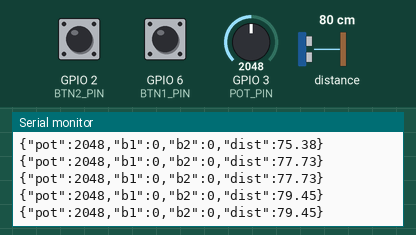
A sketch run on a simulated ESP32-S3. Shown: the last lines printed to the serial monitor. Wiring (inferred from the names in the program): ultrasonic range finder: trigger GPIO 1; echo GPIO 0. The test bench sets the inputs (shaded band); at power-on: distance to the obstacle 80 cm, GPIO 3 (POT_PIN) = 2048, GPIO 2 (BTN2_PIN) HIGH, GPIO 6 (BTN1_PIN) HIGH (analog values on the 0–4095 scale). The echo pulse lasts 58.3 µs per cm.

Above: at 2.2 s.
2.3 s: distance to the obstacle set to 2 cm
At 3.2 s:
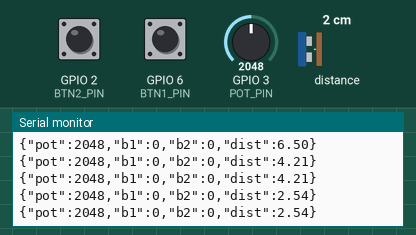
3.8 s: GPIO 3 (POT_PIN) set to 2866
At 5.1 s:
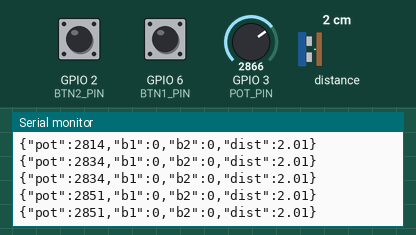
5.3 s: GPIO 2 (BTN2_PIN) pulled LOW for 0.15 s
At 6.2 s:
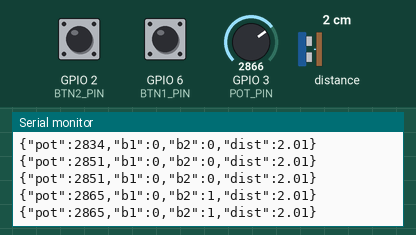
6.9 s: GPIO 6 (BTN1_PIN) pulled LOW for 0.15 s
At 7.3 s:
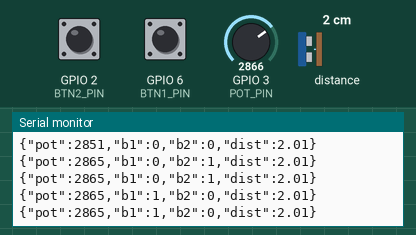
8.5 s: distance to the obstacle set to 9 cm
At 9.7 s:
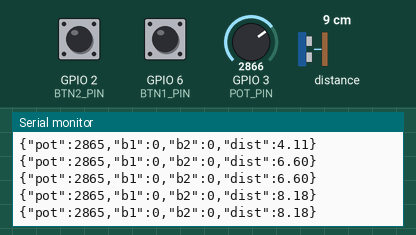
10.0 s: GPIO 2 (BTN2_PIN) pulled LOW for 1 s
At 12.0 s:
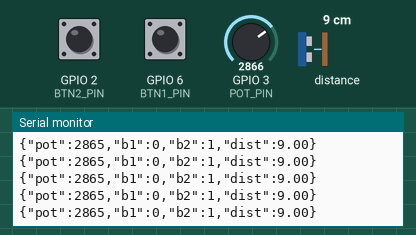
Timing chart, 0 to 13.5 s (numbered marks = the images above; inputs shaded):
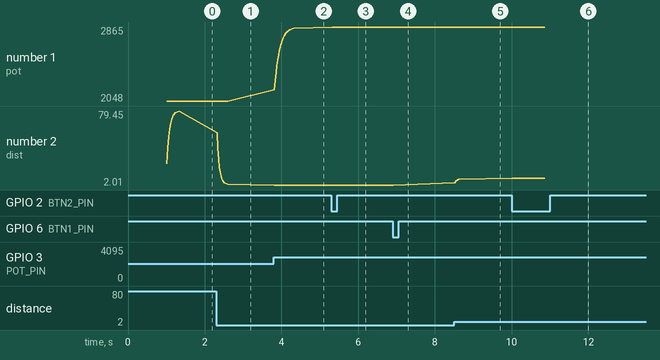

The sketch:

sensorFusion.ino
```cpp
#define POT_PIN 3
#define BTN1_PIN 6
#define BTN2_PIN 2

//TODO：连接txrx，共地
#define TX_PIN 21
#define RX_PIN 20
#define TRIG_PIN 1
#define ECHO_PIN 0

#define TIMEOUT 30000   // 30ms 超时 (约5米)

HardwareSerial MySerial(0);

// ===== POT 滤波参数 =====
float filteredPot = 0;
float alphaPot = 0.15;
int lastSentPot = -1;
int potThreshold = 15;

// ===== 超声波滤波参数 =====
float filteredDist = 0;
float alphaDist = 0.3;
float lastSentDist = -1;
float distThreshold = 1.5;   // 1.5cm 才发送

// ===== 按钮防抖 =====
unsigned long lastPress1 = 0;
unsigned long lastPress2 = 0;
unsigned long lastPress3 = 0;
const int debounceDelay = 200;

bool checkButton(int pin, unsigned long &lastPress) {
    if (digitalRead(pin) == LOW) {
        if (millis() - lastPress > debounceDelay) {
            lastPress = millis();
            return true;
        }
    }
    return false;
}

void setup() {
    Serial.begin(115200);
    MySerial.begin(115200, SERIAL_8N1, RX_PIN, TX_PIN);

    pinMode(BTN1_PIN, INPUT_PULLUP);
    pinMode(BTN2_PIN, INPUT_PULLUP);

    analogReadResolution(12);
    filteredPot = analogRead(POT_PIN);

    pinMode(TRIG_PIN, OUTPUT);
    pinMode(ECHO_PIN, INPUT);
    digitalWrite(TRIG_PIN, LOW);

    delay(1000);
}

// ===== 超声波读取 =====
float readDistanceCM() {
    digitalWrite(TRIG_PIN, LOW);
    delayMicroseconds(2);

    digitalWrite(TRIG_PIN, HIGH);
    delayMicroseconds(10);
    digitalWrite(TRIG_PIN, LOW);

    long duration = pulseIn(ECHO_PIN, HIGH, TIMEOUT);

    if (duration == 0) return -1;

    return duration * 0.0343 / 2.0;
}

void loop() {

    // ===== POT 滤波 =====
    int rawPot = analogRead(POT_PIN);
    filteredPot = alphaPot * rawPot + (1 - alphaPot) * filteredPot;
    int potInt = (int)filteredPot;

    bool potChanged = false;
    if (abs(potInt - lastSentPot) > potThreshold) {
        potChanged = true;
        lastSentPot = potInt;
    }

    // ===== 超声波读取 + 滤波 =====
    float rawDist = readDistanceCM();

    bool distChanged = false;

    if (rawDist > 0) {   // 有效数据才滤波
        filteredDist = alphaDist * rawDist + (1 - alphaDist) * filteredDist;

        if (abs(filteredDist - lastSentDist) > distThreshold) {
            distChanged = true;
            lastSentDist = filteredDist;
        }
    }

    // ===== 按钮 =====
    int b1 = checkButton(BTN1_PIN, lastPress1) ? 1 : 0;
    int b2 = checkButton(BTN2_PIN, lastPress2) ? 1 : 0;

    // ===== 变化才发送 =====
    if (potChanged || distChanged || b1 || b2) {

        String json = "{";
        json += "\"pot\":";
        json += potInt;
        json += ",\"b1\":";
        json += b1;
        json += ",\"b2\":";
        json += b2;
        json += ",\"dist\":";
        json += filteredDist;
        json += "}";

        MySerial.println(json);
        Serial.println(json);
    }

    delay(20);
}
```

Measured:
- after the input at 2.3 s, the serial monitor: prints a new line at once (image 1)
- after the input at 3.8 s, the serial monitor: prints a new line at once (image 2)
- after the input at 5.3 s, the serial monitor: prints a new line at once (image 3)
- after the input at 6.9 s, the serial monitor: prints a new line at once (image 4)
- after the input at 8.5 s, the serial monitor: prints a new line at once (image 5)
- after the input at 10.0 s, the serial monitor: prints a new line at once (image 6)
- plotted number 1: 2048 → 2851 after the input at 3.8 s, 2851 → 2865 after the input at 5.3 s
- plotted number 2: 79.45 → 2.54 after the input at 2.3 s, 2.54 → 2.01 after the input at 3.8 s, 2.01 → 8.18 after the input at 8.5 s, 8.18 → 9 after the input at 10.0 s
